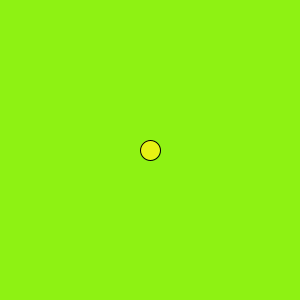
Frame 1 (no input)
Frame 60 (the mouse pressed at the canvas centre just before this capture): identical to frame 1, image omitted
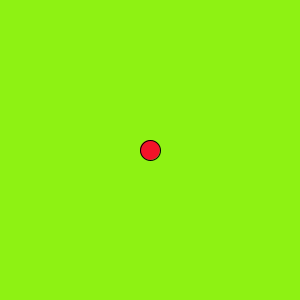
Frame 120 (the mouse held since frame 60 and released just before this capture)

The Processing sketch that drew these frames (run headless with seeded random() and noise(); from frame 60 on, the mouse is pressed at the canvas centre):

// Processing sketch: four
// ── four.pde
void setup() {
    size(300, 300);
}

void draw() {
    background(#8ef213);
    if (mouseX<160 && mouseX>140 && mouseY<160 && mouseY>140) {
        fill(#f21329);
        circle(150,150,20);
    }else {
        fill(#e7f213);
        circle(150,150,20);
    }
}
